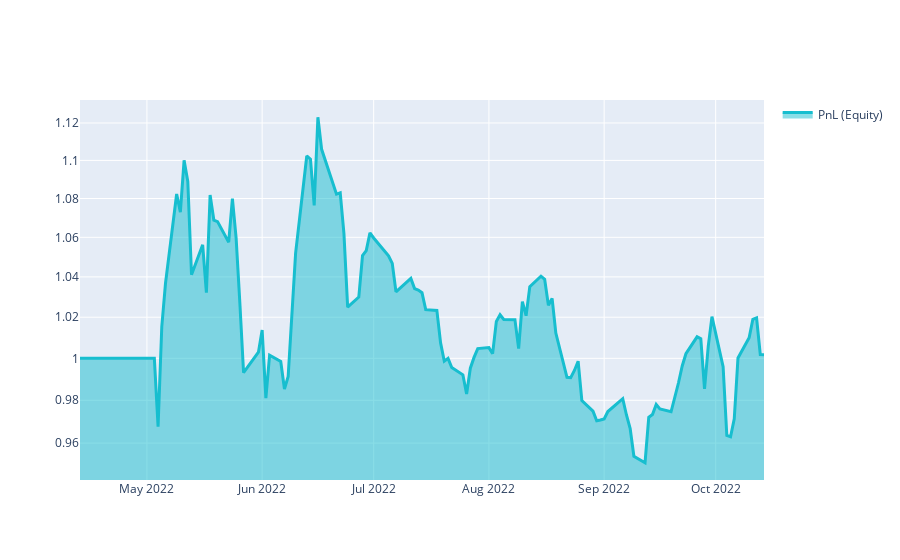

This figure's notebook cell:
### Markdown cell above
# Q18 Quick Start

This template shows you the basic steps for taking part to the **Q18 NASDAQ-100 Stock Long-Short contest**.

### Code cell
import xarray as xr

import qnt.ta as qnta
import qnt.data as qndata
import qnt.output as qnout
import qnt.stats as qns

data = qndata.stocks.load_ndx_data(min_date="2022-04-13")

close     = data.sel(field="close")
is_liquid = data.sel(field="is_liquid")
sma_slow  = qnta.sma(close, 50)
sma_fast  = qnta.sma(close, 5)
weights   = xr.where(sma_slow < sma_fast, 1, -1)
weights   = weights * is_liquid

weights = qnout.clean(weights, data, "stocks_nasdaq100")

# calc stats
stats = qns.calc_stat(data, weights.sel(time=slice("2022-04-13", None)))
display(stats.to_pandas().tail())

# graph
performance = stats.to_pandas()["equity"]
import qnt.graph as qngraph

qngraph.make_plot_filled(performance.index, performance, name="PnL (Equity)", type="log")
